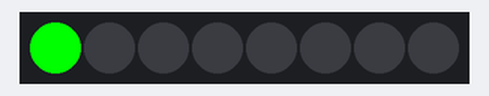
Bench run of a sketch on a simulated Arduino Uno, built with avr-gcc and run on an emulated ATmega328P. Shown: 8 RGB LEDs in strip order, left to right.

Above: at 0.1 s.
At 1.1 s:
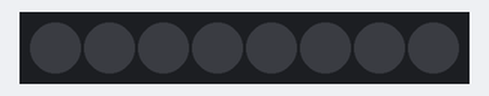
Timing chart, 0 to 130.0 s (numbered marks = the images above):
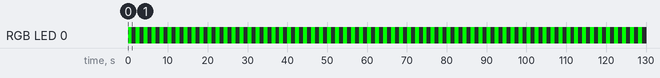

Measured:
- by itself, RGB LED 0: alternates RGB(0, 255, 0) for 1.0 s and off for 1.0 s

The sketch:

sketch_nov4a.ino
```cpp
#include <Adafruit_NeoPixel.h>
#ifdef __AVR__
#include <avr/power.h>
#endif
#define PIN 9
#define NUMPIXELS 8

Adafruit_NeoPixel pixels = Adafruit_NeoPixel(NUMPIXELS, PIN, NEO_GRB + NEO_KHZ800);

void setup() {

pixels.begin();
  // put your setup code here, to run once:

}

void loop() {
  // put your main code here, to run repeatedly:
pixels.setPixelColor(0, pixels.Color(0,255,0));

pixels.show();
delay(1000);

pixels.setPixelColor(0, pixels.Color(0,0,0));
pixels.show();
delay (1000);

}
```
